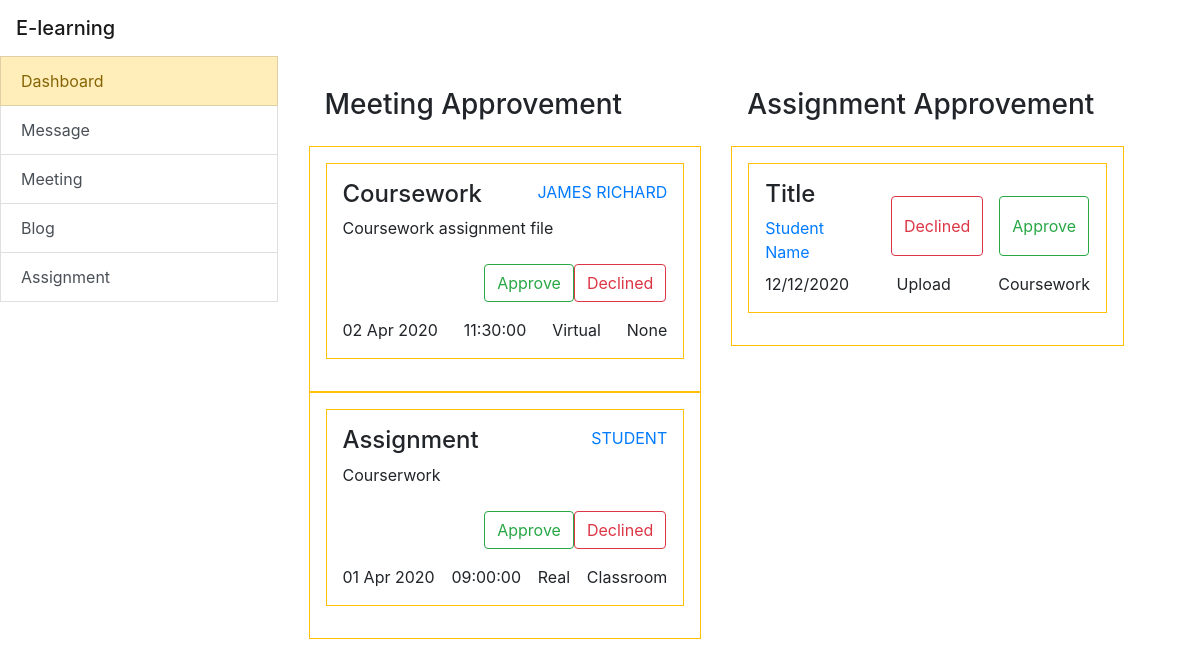
/lecture_dashboard.php, run on an earlier commit of the app's database.
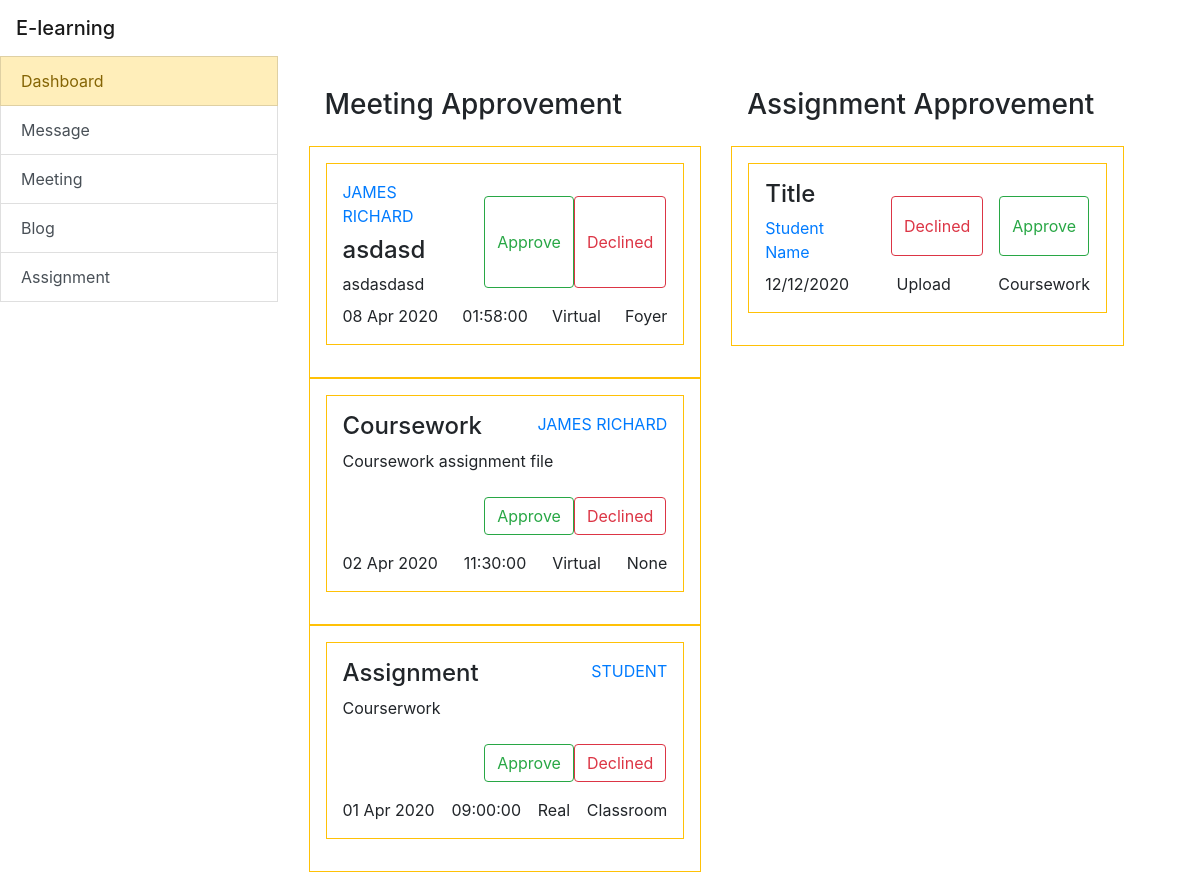
And on a later commit of the database.
### tables this page shows
CREATE TABLE `appointment` (
  `appointment_id` int(11) NOT NULL,
  `username` varchar(50) NOT NULL,
  `title` varchar(50) NOT NULL,
  `date` date NOT NULL,
  `time` time NOT NULL DEFAULT current_timestamp(),
  `meeting_type` varchar(30) NOT NULL,
  `venue` varchar(50) NOT NULL,
  `comment` text NOT NULL,
  `status` varchar(50) NOT NULL DEFAULT 'pending'
);

### include/function.php (called while the page is built, shortened)
<?php
include_once 'database.php';
function query($sql) {
  global $connection;
  return mysqli_query($connection, $sql);
}
function fetch_array($result){
  return mysqli_fetch_array($result);
}
 ?>

### lecture_dashboard.php (the view, shortened to what this page needs)
<?php
include 'include/header.php';
$sidebar = ['Dashboard','Message','Meeting','Blog','Assignment'];
$url = ['lecture_dashboard.php','lecture_message.php','lecture_meeting.php','lecture_blog.php','lecture_uploads.php'];
?>
<div class="container-fluid row">
	<div class="list-group col-3">
		<?php include 'include/sidebar.php'; ?>
	</div>
			<div class="col-9 row p-3">
				<div class="col-lg-6">
					<h3 class="p-3">Meeting Approvement</h3>
	<?php
    $query = query("SELECT * FROM appointment ORDER BY appointment_id DESC");
    while ($row = fetch_array($query)) {
    $username = $row['username'];
    $title = $row['title'];
	$meeting_type = $row['meeting_type'];
    $venue = $row['venue'];
    $time = $row['time'];
    $comment = $row['comment'];
    $date = $row['date'];
    $date = strtotime($date);
    $date = date('d M Y', $date);
?>
					<div class="container border border-warning p-3">
						<div class="container border border-warning mb-3 p-3">
							<div class="row">
								<div class="col">
								<label class="text-primary float-right text-uppercase"><?php echo $username ?></label>
							<h4><?php echo $title ?></h4>
							<label><?php echo $comment ?></label>
							</div>
							<div class="col d-flex justify-content-end p-3">
								<button type="button" class="btn btn-outline-success ml-3">Approve</button>
								<button type="button" class="btn btn-outline-danger">Declined</button>
							</div>
							</div>
							<div class="d-flex justify-content-between">
								<span><?php echo $date ?></span>
								<span><?php echo $time ?></span>
								<span><?php echo $meeting_type ?></span>
								<span><?php echo $venue ?></span>
							</div>
						</div>
					</div>
<?php } ?>
				</div>
				<div class="col-lg-6">
					<h3 class="p-3">Assignment Approvement</h3>
					<div class="container border border-warning p-3">
						<div class="container border border-warning mb-3 p-3">
							<div class="row">
								<div class="col">
								<h4>Title</h4>
							<label class="text-primary">Student Name</label>
							</div>
							<div class="col d-flex justify-content-end p-3">
								<button type="button" class="btn btn-outline-danger">Declined</button>
								<button type="button" class="btn btn-outline-success ml-3">Approve</button>
							</div>
							</div>
							<div class="d-flex justify-content-between">
								<span>12/12/2020</span>
								<span>Upload</span>
								<span>Coursework</span>
							</div>
						</div>
					</div>
				</div>
			</div>
		</div>
	<?php
	include './include/footer.php';
	?>

### include/sidebar.php
<?php
	foreach ($sidebar as $key => $value) {
		echo "<a href='$url[$key]' class='list-group-item list-group-item-action rounded-0'>$value</a>";
	}
 ?>

What changed in the data, as far as the page shows it:
added appointment: username "JAMES RICHARD", title "asdasd", comment "asdasdasd", date "08 Apr 2020", time "01:58:00", meeting_type "Virtual", venue "Foyer"
